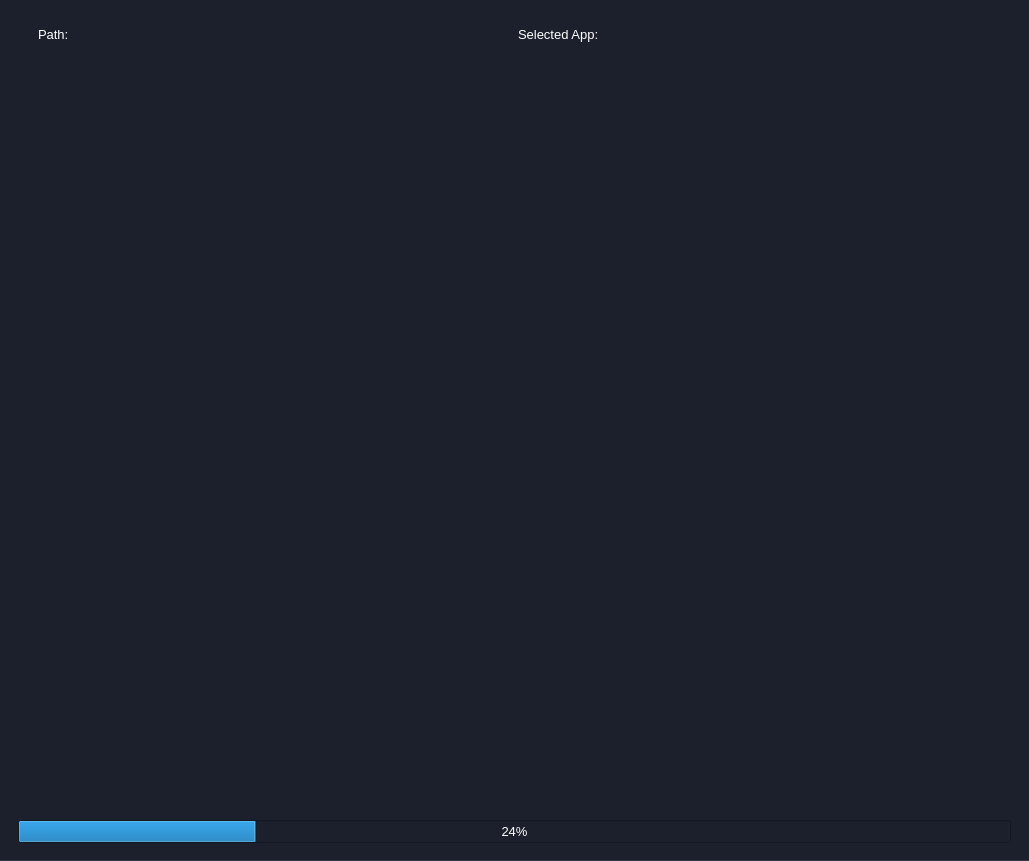
<?xml version="1.0" encoding="UTF-8"?>
<ui version="4.0">
 <class>MainWindow</class>
 <widget class="QMainWindow" name="MainWindow">
  <property name="geometry">
   <rect>
    <x>0</x>
    <y>0</y>
    <width>1029</width>
    <height>861</height>
   </rect>
  </property>
  <property name="windowTitle">
   <string>MainWindow</string>
  </property>
  <widget class="QWidget" name="centralwidget">
   <property name="styleSheet">
    <string notr="true">
*{
	background: #1b202c;
	color: #fff;
	font-size: 16px;
}
 

#centralwidget{
	border-bottom: 1px solid  rgb(49, 54, 72);
}
#builderHeader{
	border: 1px solid  rgb(49, 54, 72);


}

#builderHeader QPushButton{
	border: none;
	border-radius: 0px;

}

#builderHeader QPushButton:hover{
	background: rgb(49, 54, 72);
}

QMessageBox{
	background: #1b202c;
	color: #fff;
}

QMessageBox QLabel{
	background: #1b202c;
	color: #fff;
}


QTabWidget::pane {
    
	border: 1px  solid  rgb(49, 54, 72);
   border-top: none;
	
}

/*
QTabWidget::tab-bar {
    background: #1b202c;
	border: 1px solid #1b202c;
	padding: 8px;
	color: #37c886;
	font-weight: bold;
	width: 117px;
}
*/

QTabBar::tab {
	background: #1b202c;
	
	padding: 8px;
	font-size: 16px;
	font-weight: bold;
	height: 100px;
   border-left: 1px  solid  rgb(49, 54, 72);
border-bottom: 1px solid  rgb(49, 54, 72);
  
  }


QTabBar::scroller {width: 0px;}

QTabBar::tab:selected {
	background: #1b202c;
	margin-bottom: -1px;
	color: #dce1ec;
	border-left: 4px solid #37c886;
   	color: #37c886;
}




QFrame{ 
    border: 0px solid;
}


QPushButton{
	border: 2px solid teal;
	border-radius: 12px;
}

QPushButton:hover{
	border: 3px solid cyan;
}

QPushButton:checked{
	border: 4px solid cyan;
}


QToolBox::tab {
    background: qlineargradient(x1: 0, y1: 0, x2: 0, y2: 1,
                                stop: 0 #13161f, stop: 0.4 #161924,
                                stop: 0.5 #171c26, stop: 1.0 #1b202c);
    border-radius: 5px;
    color: darkgray;
}

QToolBox::tab:selected { 
    font: italic;
    color: #37c886;
}

/*
#iconBgColor1{ background: aqua; }
#iconBgColor2{ background: black; }
#iconBgColor3{ background: blue; }
#iconBgColor4{ background: yellow; }
#iconBgColor5{ background: gray; }
#iconBgColor6{ background: green; }
#iconBgColor7{ background: magenta; }
#iconBgColor8{ background: white; }
#iconBgColor9{ background: purple; }
#iconBgColor10{ background: red; }
*/


*{
	font-size: 12px;
}

QLabel{
	min-width: 100px;
}

*{
	background: #1b202c;
	color: blue;
}


QPushButton{
	border: 2px solid teal;
	border-radius: 12px;
}

QPushButton:hover{
	border: 3px solid cyan;
}

QPushButton:checked{
	border: 4px solid cyan;
}


QToolBox::tab {
	background:  #1b202c;
    color: #fff;
	padding-left: 2px;
   font-weight: bold;
	border-top: 1px  solid  rgb(49, 54, 72);
    border-radius: 0px;
   font-size: 14px;

}

QToolBox::tab:selected { 
    background: #000;
    font-weight: bold;
    color: #37c886;
}

QToolBox::tab:hover { 
    background: #000;
    color: #37c886;
}

QWidget{
	color:#fff;
    font-size: 13px;
}

QToolBoxButton { 
    font-size: 14px;
   min-height: 40px
}




QLineEdit{
	border: 1px solid #555;
	color: darkgray
}

</string>
   </property>
   <layout class="QVBoxLayout" name="verticalLayout">
    <item>
     <widget class="QWidget" name="widget" native="true">
      <layout class="QVBoxLayout" name="verticalLayout_2">
       <item>
        <widget class="QFrame" name="frame">
         <property name="minimumSize">
          <size>
           <width>0</width>
           <height>0</height>
          </size>
         </property>
         <property name="frameShape">
          <enum>QFrame::StyledPanel</enum>
         </property>
         <property name="frameShadow">
          <enum>QFrame::Raised</enum>
         </property>
         <layout class="QHBoxLayout" name="horizontalLayout">
          <property name="leftMargin">
           <number>20</number>
          </property>
          <property name="rightMargin">
           <number>20</number>
          </property>
          <item>
           <widget class="QLabel" name="apps_path">
            <property name="text">
             <string>Path: </string>
            </property>
           </widget>
          </item>
          <item>
           <widget class="QLabel" name="selected_app">
            <property name="text">
             <string>Selected App: </string>
            </property>
           </widget>
          </item>
         </layout>
        </widget>
       </item>
       <item>
        <widget class="QFrame" name="createdApps">
         <property name="frameShape">
          <enum>QFrame::StyledPanel</enum>
         </property>
         <property name="frameShadow">
          <enum>QFrame::Raised</enum>
         </property>
         <layout class="QVBoxLayout" name="verticalLayout_3">
          <item>
           <widget class="QScrollArea" name="scrollArea">
            <property name="widgetResizable">
             <bool>true</bool>
            </property>
            <property name="alignment">
             <set>Qt::AlignHCenter|Qt::AlignTop</set>
            </property>
            <widget class="QWidget" name="scrollContent">
             <property name="geometry">
              <rect>
               <x>0</x>
               <y>0</y>
               <width>975</width>
               <height>737</height>
              </rect>
             </property>
             <layout class="QGridLayout" name="gridLayout">
              <property name="sizeConstraint">
               <enum>QLayout::SetDefaultConstraint</enum>
              </property>
              <property name="leftMargin">
               <number>0</number>
              </property>
              <property name="topMargin">
               <number>0</number>
              </property>
              <property name="rightMargin">
               <number>0</number>
              </property>
              <property name="bottomMargin">
               <number>0</number>
              </property>
              <property name="horizontalSpacing">
               <number>30</number>
              </property>
              <property name="verticalSpacing">
               <number>0</number>
              </property>
              <item row="0" column="0" alignment="Qt::AlignTop">
               <widget class="QWidget" name="myApps" native="true">
                <layout class="QGridLayout" name="myAppsLayout">
                 <property name="spacing">
                  <number>30</number>
                 </property>
                </layout>
               </widget>
              </item>
             </layout>
            </widget>
           </widget>
          </item>
         </layout>
        </widget>
       </item>
       <item>
        <widget class="QProgressBar" name="progressBar">
         <property name="value">
          <number>24</number>
         </property>
        </widget>
       </item>
      </layout>
     </widget>
    </item>
   </layout>
  </widget>
 </widget>
 <resources/>
 <connections/>
</ui>
